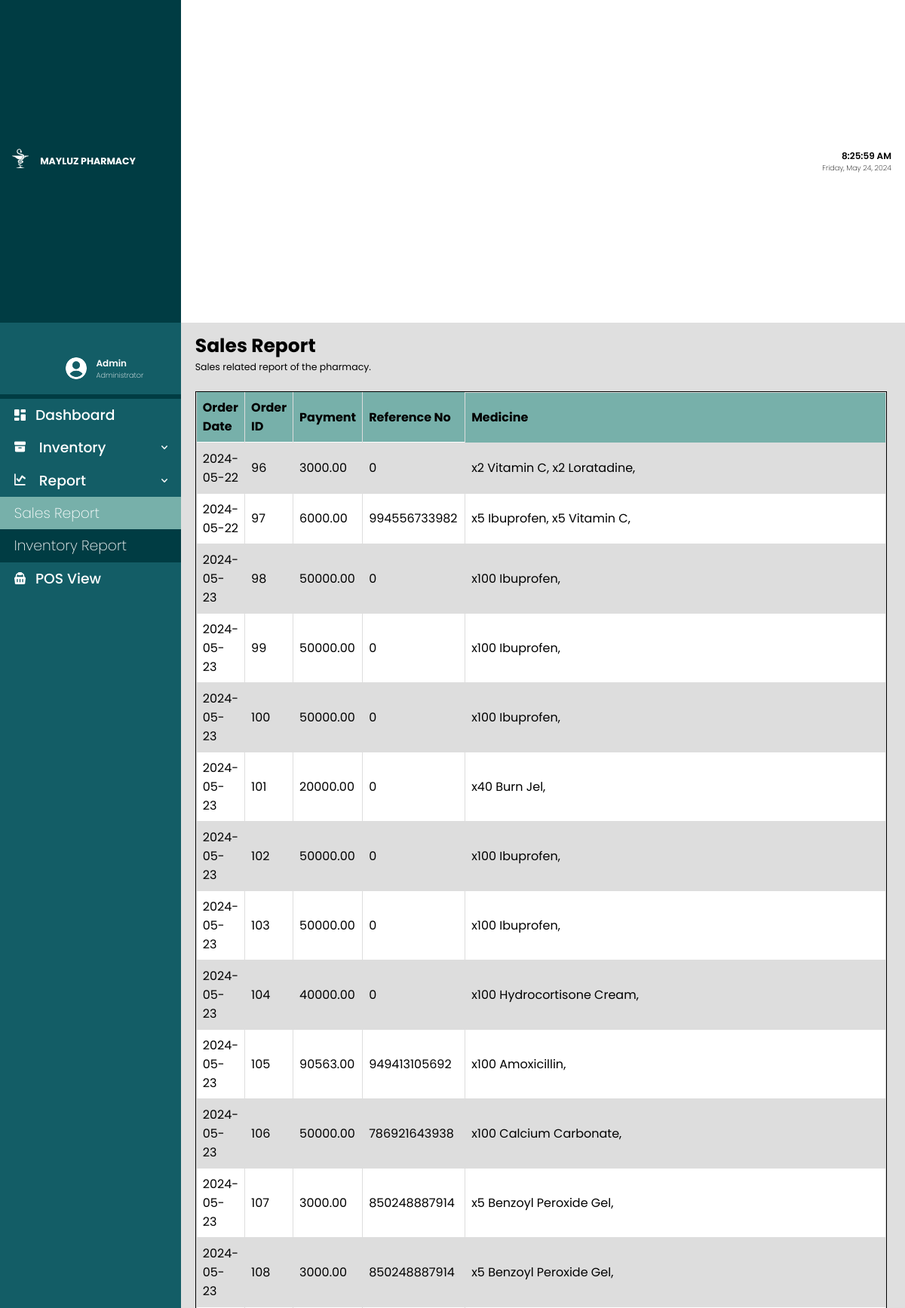
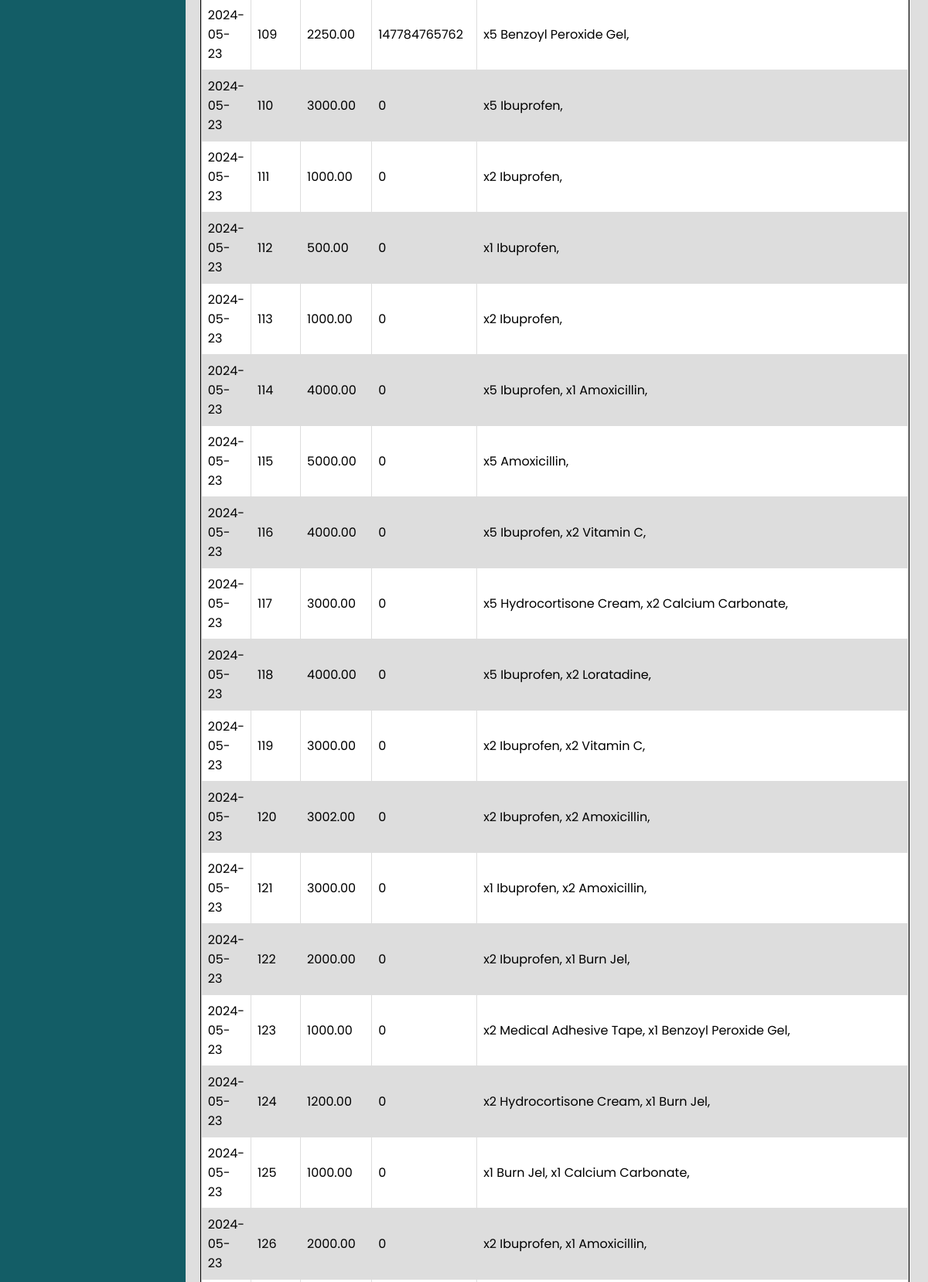
Page /salesReport.php (signed in, upper part) on the committed database (2 pictures, top to bottom).
### tables this page shows
CREATE TABLE `orderf` (
  `orderID` int(10) NOT NULL,
  `employeeID` int(10) NOT NULL,
  `paymentID` int(10) NOT NULL,
  `orderDate` date NOT NULL DEFAULT current_timestamp()
);

CREATE TABLE `payment` (
  `paymentID` int(10) NOT NULL,
  `amount` double(10,2) NOT NULL,
  `reference_num` bigint(8) DEFAULT NULL
);

### salesReport.php (the view, shortened to what this page needs)
<?php
include('connect.php');
?>
<!DOCTYPE html>
<html lang="en">
<head>
    <link rel="stylesheet" href="css/main.css">
    <link rel="stylesheet" href="css/global.css">
</head>
<body onload="whenActive()">
    <div class="container">
        <?php include('sidebar.php') ?>
        <div class="main">
            <div class="header">
                <div class="timendate">
                    <p class="datime">00:00:00 AM</p>
                    <p class="dadate">Monday, June 12, 2003</p>
                </div>
            </div>
            <div class="content">
                <div class="directory">
                    <div class="directoryinfo">
                        <h1> Sales Report </h1>
                        <p> Sales related report of the pharmacy. </p>
                    </div>
                </div>
                <div class="subcontent">
                    <div class="contentTable">
                        <table class="rowNumbers">
                            <tr>
                                <th> Order Date </th>
                                <th> Order ID </th>
                                <th> Payment </th>
                                <th> Reference No </th>
                                <th width="800px"> Medicine </th>
                            </tr>
                            <?php
                            $fetchOrder = "SELECT * FROM orderf";
                            $execOrder = mysqli_query($conn, $fetchOrder);
                            while ($rowOrder = mysqli_fetch_array($execOrder)) {
                                $orderID = $rowOrder['orderID'];
                                $paymentID = $rowOrder['paymentID'];
                                $fetchPayment = "SELECT * FROM payment WHERE paymentID = '$paymentID'";
                                $resultPayment = mysqli_query($conn, $fetchPayment);
                                $rowPayment = mysqli_fetch_array($resultPayment, MYSQLI_ASSOC);
                                echo "<tr>";
                                echo "<td>" . $rowOrder['orderDate'] . "</td>";
                                echo "<td>" . $rowOrder['orderID'] . "</td>";
                                echo "<td>" . $rowPayment['amount'] . "</td>";
                                echo "<td>" . $rowPayment['reference_num'] . "</td>";
                                echo "<td>";
                                $fetchOrderMedicine = "SELECT order_medicine.quantity, medicine.genericName FROM order_medicine INNER JOIN medicine ON order_medicine.medicineID = medicine.medicineID WHERE orderID = $orderID";
                                $execOrderMedicine = mysqli_query($conn, $fetchOrderMedicine);
                                while ($rowOrderMedicine = mysqli_fetch_array($execOrderMedicine)) {
                                    echo "x" . $rowOrderMedicine['quantity'] . " " . $rowOrderMedicine['genericName'] . ", ";
                                }
                                echo "</td>";
                                echo "</tr>";
                            }
                            ?>
                        </table>
                    </div>
                </div>
            </div>
        </div>
    </div>
</body>
</html>

### css/main.css (style rules this page uses)
.container { display: flex; position: relative; flex-direction: row; width: 100vw; height: 100vh; }
.main { flex-direction: column; background-color: #dfdfdf; width: 100vw; height: 100vh; display: flex; position: relative; }
.header { background-color: #fff; color: black; display: flex; justify-content: space-between; align-items: center; height: 8vh; }
.content { height: 78.06vh; }
.directory { padding-left: 1.5625vw; padding-right: 1.5625vw; padding-top: 0.9895833333333334vw; padding-bottom: 0.9375vw; font-size: 1.0416666666666667vw; display: flex; flex-direction: row; justify-content: space-between; align-items: center; }
.directory .directoryinfo { display: flex; flex-direction: column; }
.directoryinfo h1 { display: flex; flex-direction: row; }
.subcontent { padding-left: 1.5625vw; padding-top: 0.9895833333333334vw; padding-right: 2vw; }
.contentTable { overflow-x: hidden; overflow-y: auto; height: 74vh; border: 1px solid black; }
.contentTable table { background-color: white; border-collapse: collapse; width: 100%; }
.contentTable table td, .contentTable table th { padding: 8px; text-align: left; border: 1px solid #dddddd; }
.contentTable table th { background-color: #77b0aa; position: sticky; top: 0; }
.contentTable table tr:nth-child(even) { background-color: #dddddd; }

### css/global.css (style rules this page uses)
:root { --blackColor: #000; --whiteColor: #fff; --grayColor: #f1f1f1; --darkgrayColor: #d3d3d3; --backgroundColor: #efefef; --inputBGColor: #e3ebf3; --mainColor: #135d66; --secondColor: #003c43; --thirddColor: #77b0aa; --fourthColor: #e3fef7; --borderStyle: #a9a9a9 1px solid; --redColor: #ff5b5b; --blueColor: #4681f4; --darkblueColor: #3c70d8; --greenbtnColor: #33b249; --darkgreenbtnColor: #288f39; }
* { margin: 0; padding: 0; }
body { font-family: "Poppins"; font-style: normal; }
.timendate { display: flex; flex-direction: column; margin-right: 1.5vw; text-align: right; }
.datime { font-size: 1vw; font-weight: 600; }
.dadate { font-size: 0.8vw; font-weight: 200; }

### rows in the picture
orderf: orderDate "2024-05-22", orderID "96", paymentID.amount "3000.00", paymentID.reference_num "0", quantity "2", genericName "Vitamin C", genericName "Loratadine"
orderf: orderDate "2024-05-22", orderID "97", paymentID.amount "6000.00", paymentID.reference_num "994556733982", quantity "5", genericName "Ibuprofen", genericName "Vitamin C"
orderf: orderDate "2024-05-23", orderID "98", paymentID.amount "50000.00", paymentID.reference_num "0", quantity "100", genericName "Ibuprofen"
orderf: orderDate "2024-05-23", orderID "99", paymentID.amount "50000.00", paymentID.reference_num "0", quantity "100", genericName "Ibuprofen"
orderf: orderDate "2024-05-23", orderID "100", paymentID.amount "50000.00", paymentID.reference_num "0", quantity "100", genericName "Ibuprofen"
orderf: orderDate "2024-05-23", orderID "101", paymentID.amount "20000.00", paymentID.reference_num "0", quantity "40", genericName "Burn Jel"
orderf: orderDate "2024-05-23", orderID "102", paymentID.amount "50000.00", paymentID.reference_num "0", quantity "100", genericName "Ibuprofen"
orderf: orderDate "2024-05-23", orderID "103", paymentID.amount "50000.00", paymentID.reference_num "0", quantity "100", genericName "Ibuprofen"
orderf: orderDate "2024-05-23", orderID "104", paymentID.amount "40000.00", paymentID.reference_num "0", quantity "100", genericName "Hydrocortisone Cream"
orderf: orderDate "2024-05-23", orderID "105", paymentID.amount "90563.00", paymentID.reference_num "949413105692", quantity "100", genericName "Amoxicillin"
orderf: orderDate "2024-05-23", orderID "106", paymentID.amount "50000.00", paymentID.reference_num "786921643938", quantity "100", genericName "Calcium Carbonate"
orderf: orderDate "2024-05-23", orderID "107", paymentID.amount "3000.00", paymentID.reference_num "850248887914", quantity "5", genericName "Benzoyl Peroxide Gel"
orderf: orderDate "2024-05-23", orderID "108", paymentID.amount "3000.00", paymentID.reference_num "850248887914", quantity "5", genericName "Benzoyl Peroxide Gel"
orderf: orderDate "2024-05-23", orderID "109", paymentID.amount "2250.00", paymentID.reference_num "147784765762", quantity "5", genericName "Benzoyl Peroxide Gel"
orderf: orderDate "2024-05-23", orderID "110", paymentID.amount "3000.00", paymentID.reference_num "0", quantity "5", genericName "Ibuprofen"
orderf: orderDate "2024-05-23", orderID "111", paymentID.amount "1000.00", paymentID.reference_num "0", quantity "2", genericName "Ibuprofen"
orderf: orderDate "2024-05-23", orderID "112", paymentID.amount "500.00", paymentID.reference_num "0", quantity "1", genericName "Ibuprofen"
orderf: orderDate "2024-05-23", orderID "113", paymentID.amount "1000.00", paymentID.reference_num "0", quantity "2", genericName "Ibuprofen"
orderf: orderDate "2024-05-23", orderID "114", paymentID.amount "4000.00", paymentID.reference_num "0", quantity "5", genericName "Ibuprofen", quantity "1", genericName "Amoxicillin"
orderf: orderDate "2024-05-23", orderID "115", paymentID.amount "5000.00", paymentID.reference_num "0", quantity "5", genericName "Amoxicillin"
orderf: orderDate "2024-05-23", orderID "116", paymentID.amount "4000.00", paymentID.reference_num "0", quantity "5", genericName "Ibuprofen", quantity "2", genericName "Vitamin C"
orderf: orderDate "2024-05-23", orderID "117", paymentID.amount "3000.00", paymentID.reference_num "0", quantity "5", genericName "Hydrocortisone Cream", quantity "2", genericName "Calcium Carbonate"
orderf: orderDate "2024-05-23", orderID "118", paymentID.amount "4000.00", paymentID.reference_num "0", quantity "5", genericName "Ibuprofen", quantity "2", genericName "Loratadine"
orderf: orderDate "2024-05-23", orderID "119", paymentID.amount "3000.00", paymentID.reference_num "0", quantity "2", genericName "Ibuprofen", genericName "Vitamin C"
orderf: orderDate "2024-05-23", orderID "120", paymentID.amount "3002.00", paymentID.reference_num "0", quantity "2", genericName "Ibuprofen", genericName "Amoxicillin"
orderf: orderDate "2024-05-23", orderID "121", paymentID.amount "3000.00", paymentID.reference_num "0", quantity "1", genericName "Ibuprofen", quantity "2", genericName "Amoxicillin"
orderf: orderDate "2024-05-23", orderID "122", paymentID.amount "2000.00", paymentID.reference_num "0", quantity "2", genericName "Ibuprofen", quantity "1", genericName "Burn Jel"
orderf: orderDate "2024-05-23", orderID "123", paymentID.amount "1000.00", paymentID.reference_num "0", quantity "2", genericName "Medical Adhesive Tape", quantity "1", genericName "Benzoyl Peroxide Gel"
orderf: orderDate "2024-05-23", orderID "124", paymentID.amount "1200.00", paymentID.reference_num "0", quantity "2", genericName "Hydrocortisone Cream", quantity "1", genericName "Burn Jel"
orderf: orderDate "2024-05-23", orderID "125", paymentID.amount "1000.00", paymentID.reference_num "0", quantity "1", genericName "Burn Jel", genericName "Calcium Carbonate"
orderf: orderDate "2024-05-23", orderID "126", paymentID.amount "2000.00", paymentID.reference_num "0", quantity "2", genericName "Ibuprofen", quantity "1", genericName "Amoxicillin"

### other values in the picture
$_SESSION['user'] "Admin"
$_SESSION['position'] "Administrator"
